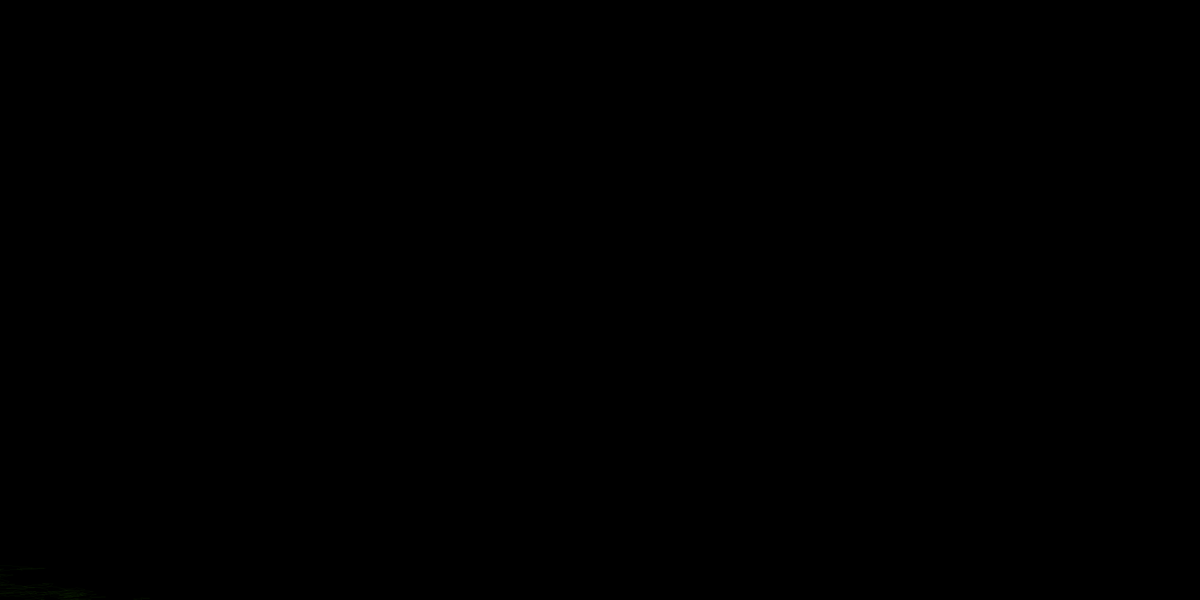
Frame 1 (no input)
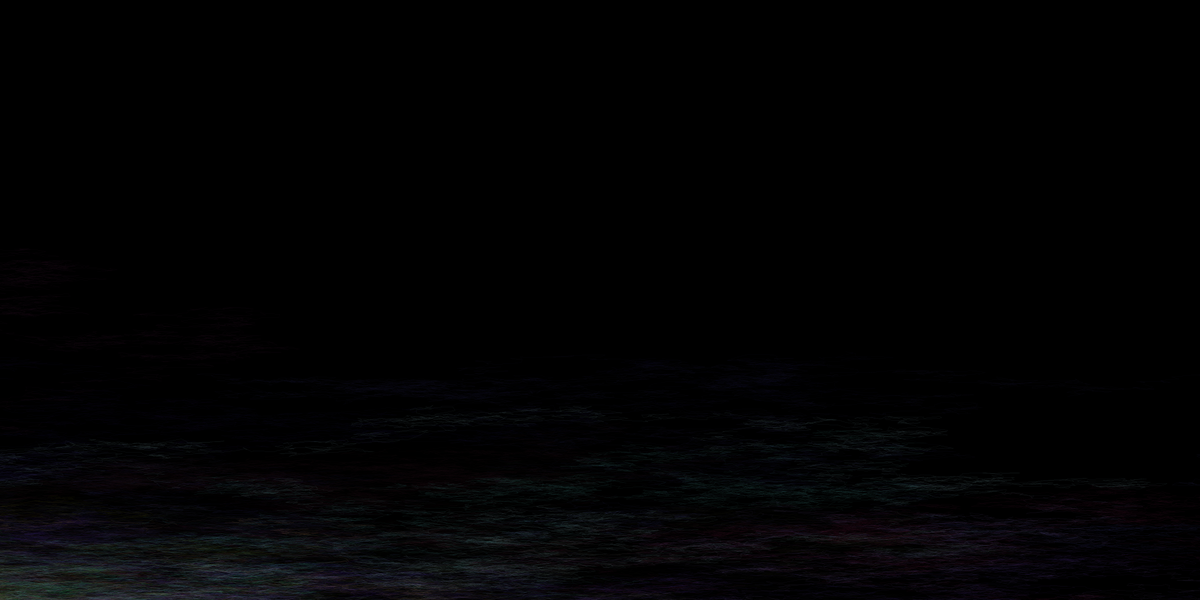
Frame 60 (the mouse pressed at the canvas centre just before this capture)
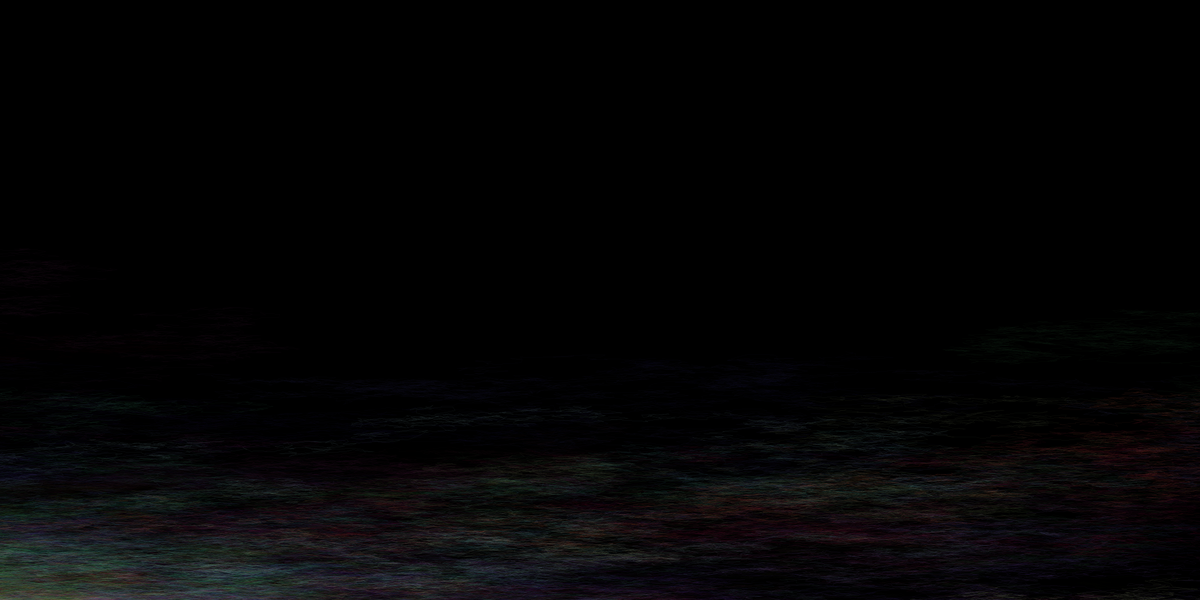
Frame 120 (the mouse held since frame 60 and released just before this capture)

The Processing sketch that drew these frames (run headless with seeded random() and noise(); from frame 60 on, the mouse is pressed at the canvas centre):

// Processing sketch: processing_101101
// ── processing_101101.pde

float[] xArray = new float[8600];
float[] yArray = new float[8600];


void setup() 
{
  size(1800,900);
  background(#000000);

}

void draw() 
{
setLocations();
strokeWeight(0);
stroke(random(225), random(225), random(225), random(100));
noFill();
beginShape();
for (int i=0; i < xArray.length; i++)
{
vertex(xArray[i], yArray[i]);
}
endShape();
}

void setLocations() 
{
  xArray[0] = 0;
  yArray[0] = height;
  for (int i=1; i < xArray.length; i++) 
  {
    xArray[i] = (xArray[i-1] + random(40) - random(40)); 

  }
  for (int i=1; i < yArray.length; i++)
  {
    yArray[i] = (yArray[i-1] + random(12)); 
          yArray[i] = yArray[i-1] + random(5) - random(5);
  }


}
